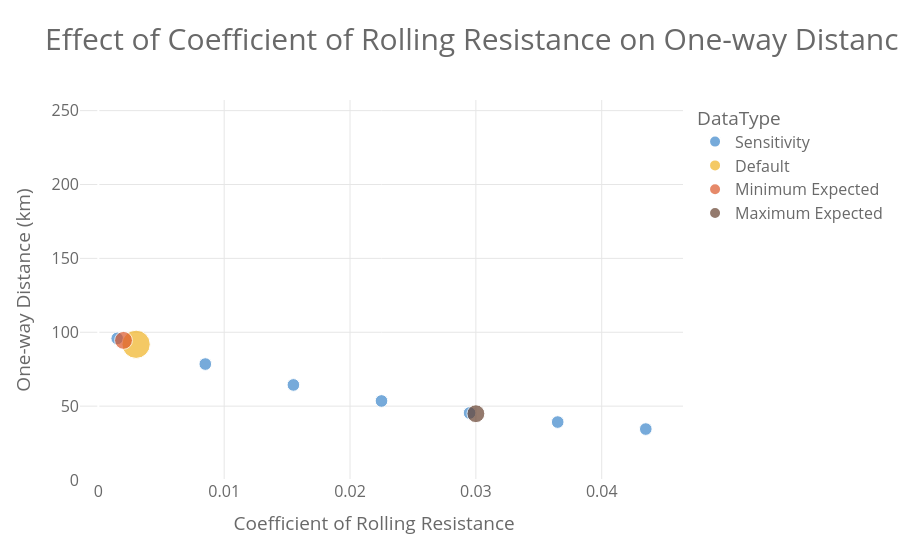
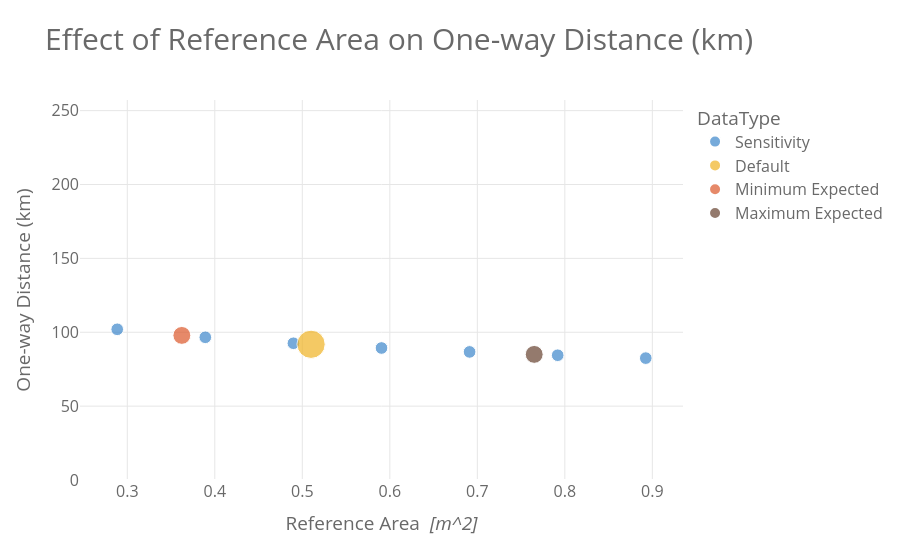
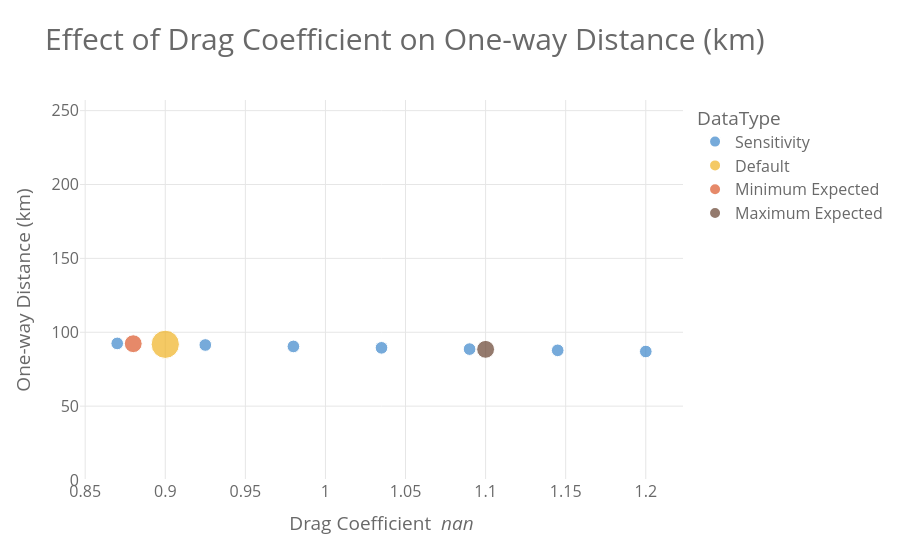
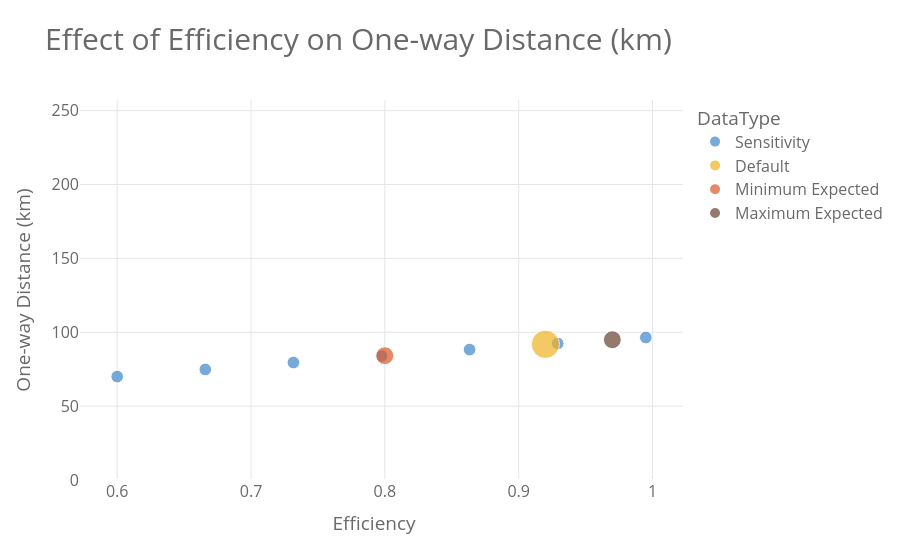

Notebook source saved alongside these figures, in order:
### Code cell
# for i in range(0, len(sens_df)):
primary_graph_value = "One-way Distance (km)"
max_plot_y = df_large[primary_graph_value].max() * 1.10
min_plot_y = df_large[primary_graph_value].min() * 0.0

graph_colours = [
    "#3D87CB",
    "#F0B323",
    "#DC582A",
    "#674230",
    "#3A913F",
    "#75787B",
]


for i in range(0, len(sens_df)):
    fig1 = px.scatter(
        full_result_dict[sens_df.iloc[i]["Short Name"]],
        x="Variable",
        y=primary_graph_value,
        color="DataType",
        color_discrete_sequence=graph_colours,
        size="MarkerSize",
        title=f"Effect of {sens_df.iloc[i]['Short Name']} on One-way Distance (km)",
        hover_data=[
            "Velocity Kgs",
            "Water Ration Kms",
            "Mean Trip Velocity",
            "Mean Loaded Velocity",
            "Mean Unloaded Velocity",
        ],
    ).update_layout(
        yaxis_title=primary_graph_value,
        xaxis_title=(
            f"{sens_df.iloc[i]['Short Name']}  <i>{sens_df.iloc[i]['Units']}</i>"
        ),
    )
    fig1.update_yaxes(range=[min_plot_y, max_plot_y])

    fig1 = pt.format_plotly_graphs(fig1)

    fig1.show()
    plot_dict[var_string] = fig1
    # filename_string = var_string + ".html"
    # plotly.offline.plot(fig1, filename=filename_string)

### Figure 1 — Plotly figure (JSON) as saved in the notebook; plotly's stock layout.template omitted (floating-point values rounded to 4 significant figures)
{"data": [{"customdata": [[145.2, 191.7, 3.811, 3.102, 6.058], [118.9, 156.9, 3.159, 2.51, 5.124], [97.5, 128.7, 2.619, 2.042, 4.259], [81.06, 107.0, 2.192, 1.693, 3.521], [68.73, 90.73, 1.866, 1.439, 2.931], [59.42, 78.43, 1.615, 1.251, 2.476], [52.24, 68.96, 1.421, 1.106, 2.128]], "hovertemplate": "DataType=Sensitivity<br>Variable=%{x}<br>One-way Distance (km)=%{y}<br>MarkerSize=%{marker.size}<br>Velocity Kgs=%{customdata[0]}<br>Water Ration Kms=%{customdata[1]}<br>Mean Trip Velocity=%{customdata[2]}<br>Mean Loaded Velocity=%{customdata[3]}<br>Mean Unloaded Velocity=%{customdata[4]}<extra></extra>", "legendgroup": "Sensitivity", "marker": {"color": "#3D87CB", "size": [10, 10, 10, 10, 10, 10, 10], "sizemode": "area", "sizeref": 0.125, "symbol": "circle"}, "mode": "markers", "name": "Sensitivity", "orientation": "v", "showlegend": true, "type": "scatter", "x": [0.0015, 0.0085, 0.0155, 0.0225, 0.0295, 0.0365, 0.0435], "xaxis": "x", "y": [95.84, 78.47, 64.35, 53.5, 45.36, 39.22, 34.48], "yaxis": "y"}, {"customdata": [[139.2, 183.7, 3.662, 2.965, 5.855]], "hovertemplate": "DataType=Default<br>Variable=%{x}<br>One-way Distance (km)=%{y}<br>MarkerSize=%{marker.size}<br>Velocity Kgs=%{customdata[0]}<br>Water Ration Kms=%{customdata[1]}<br>Mean Trip Velocity=%{customdata[2]}<br>Mean Loaded Velocity=%{customdata[3]}<br>Mean Unloaded Velocity=%{customdata[4]}<extra></extra>", "legendgroup": "Default", "marker": {"color": "#F0B323", "size": [50], "sizemode": "area", "sizeref": 0.125, "symbol": "circle"}, "mode": "markers", "name": "Default", "orientation": "v", "showlegend": true, "type": "scatter", "x": [0.003], "xaxis": "x", "y": [91.86], "yaxis": "y"}, {"customdata": [[143.2, 189.0, 3.761, 3.056, 5.99]], "hovertemplate": "DataType=Minimum Expected<br>Variable=%{x}<br>One-way Distance (km)=%{y}<br>MarkerSize=%{marker.size}<br>Velocity Kgs=%{customdata[0]}<br>Water Ration Kms=%{customdata[1]}<br>Mean Trip Velocity=%{customdata[2]}<br>Mean Loaded Velocity=%{customdata[3]}<br>Mean Unloaded Velocity=%{customdata[4]}<extra></extra>", "legendgroup": "Minimum Expected", "marker": {"color": "#DC582A", "size": [20], "sizemode": "area", "sizeref": 0.125, "symbol": "circle"}, "mode": "markers", "name": "Minimum Expected", "orientation": "v", "showlegend": true, "type": "scatter", "x": [0.002], "xaxis": "x", "y": [94.49], "yaxis": "y"}, {"customdata": [[67.98, 89.73, 1.846, 1.424, 2.894]], "hovertemplate": "DataType=Maximum Expected<br>Variable=%{x}<br>One-way Distance (km)=%{y}<br>MarkerSize=%{marker.size}<br>Velocity Kgs=%{customdata[0]}<br>Water Ration Kms=%{customdata[1]}<br>Mean Trip Velocity=%{customdata[2]}<br>Mean Loaded Velocity=%{customdata[3]}<br>Mean Unloaded Velocity=%{customdata[4]}<extra></extra>", "legendgroup": "Maximum Expected", "marker": {"color": "#674230", "size": [20], "sizemode": "area", "sizeref": 0.125, "symbol": "circle"}, "mode": "markers", "name": "Maximum Expected", "orientation": "v", "showlegend": true, "type": "scatter", "x": [0.03], "xaxis": "x", "y": [44.87], "yaxis": "y"}], "layout": {"font": {"color": "dimgrey", "size": 16}, "legend": {"itemsizing": "constant", "title": {"font": {"color": "dimgrey"}, "text": "DataType"}, "tracegroupgap": 0}, "paper_bgcolor": "white", "plot_bgcolor": "white", "title": {"font": {"color": "dimgrey", "size": 30}, "text": "Effect of Coefficient of Rolling Resistance on One-way Distance (km)"}, "xaxis": {"anchor": "y", "domain": [0, 1], "gridcolor": "#e6e6e6", "gridwidth": 1, "showgrid": true, "title": {"text": "Coefficient of Rolling Resistance  <i> </i>"}}, "yaxis": {"anchor": "x", "domain": [0, 1], "gridcolor": "#e6e6e6", "gridwidth": 1, "range": [0, 257.2], "showgrid": true, "title": {"text": "One-way Distance (km)"}}}}

### Figure 2 — Plotly figure (JSON) as saved in the notebook; plotly's stock layout.template omitted (floating-point values rounded to 4 significant figures)
{"data": [{"customdata": [[154.5, 204.0, 4.079, 3.272, 6.977], [146.3, 193.2, 3.857, 3.108, 6.365], [140.2, 185.1, 3.691, 2.986, 5.929], [135.4, 178.7, 3.559, 2.89, 5.594], [131.4, 173.4, 3.45, 2.811, 5.326], [128.0, 168.9, 3.357, 2.743, 5.104], [125.0, 165.0, 3.277, 2.685, 4.916]], "hovertemplate": "DataType=Sensitivity<br>Variable=%{x}<br>One-way Distance (km)=%{y}<br>MarkerSize=%{marker.size}<br>Velocity Kgs=%{customdata[0]}<br>Water Ration Kms=%{customdata[1]}<br>Mean Trip Velocity=%{customdata[2]}<br>Mean Loaded Velocity=%{customdata[3]}<br>Mean Unloaded Velocity=%{customdata[4]}<extra></extra>", "legendgroup": "Sensitivity", "marker": {"color": "#3D87CB", "size": [10, 10, 10, 10, 10, 10, 10], "sizemode": "area", "sizeref": 0.125, "symbol": "circle"}, "mode": "markers", "name": "Sensitivity", "orientation": "v", "showlegend": true, "type": "scatter", "x": [0.2885, 0.3892, 0.4898, 0.5905, 0.6912, 0.7918, 0.8925], "xaxis": "x", "y": [102.0, 96.59, 92.55, 89.35, 86.7, 84.45, 82.49], "yaxis": "y"}, {"customdata": [[139.2, 183.7, 3.662, 2.965, 5.855]], "hovertemplate": "DataType=Default<br>Variable=%{x}<br>One-way Distance (km)=%{y}<br>MarkerSize=%{marker.size}<br>Velocity Kgs=%{customdata[0]}<br>Water Ration Kms=%{customdata[1]}<br>Mean Trip Velocity=%{customdata[2]}<br>Mean Loaded Velocity=%{customdata[3]}<br>Mean Unloaded Velocity=%{customdata[4]}<extra></extra>", "legendgroup": "Default", "marker": {"color": "#F0B323", "size": [50], "sizemode": "area", "sizeref": 0.125, "symbol": "circle"}, "mode": "markers", "name": "Default", "orientation": "v", "showlegend": true, "type": "scatter", "x": [0.51], "xaxis": "x", "y": [91.86], "yaxis": "y"}, {"customdata": [[148.3, 195.7, 3.909, 3.147, 6.507]], "hovertemplate": "DataType=Minimum Expected<br>Variable=%{x}<br>One-way Distance (km)=%{y}<br>MarkerSize=%{marker.size}<br>Velocity Kgs=%{customdata[0]}<br>Water Ration Kms=%{customdata[1]}<br>Mean Trip Velocity=%{customdata[2]}<br>Mean Loaded Velocity=%{customdata[3]}<br>Mean Unloaded Velocity=%{customdata[4]}<extra></extra>", "legendgroup": "Minimum Expected", "marker": {"color": "#DC582A", "size": [20], "sizemode": "area", "sizeref": 0.125, "symbol": "circle"}, "mode": "markers", "name": "Minimum Expected", "orientation": "v", "showlegend": true, "type": "scatter", "x": [0.3623], "xaxis": "x", "y": [97.86], "yaxis": "y"}, {"customdata": [[128.8, 170.0, 3.381, 2.76, 5.159]], "hovertemplate": "DataType=Maximum Expected<br>Variable=%{x}<br>One-way Distance (km)=%{y}<br>MarkerSize=%{marker.size}<br>Velocity Kgs=%{customdata[0]}<br>Water Ration Kms=%{customdata[1]}<br>Mean Trip Velocity=%{customdata[2]}<br>Mean Loaded Velocity=%{customdata[3]}<br>Mean Unloaded Velocity=%{customdata[4]}<extra></extra>", "legendgroup": "Maximum Expected", "marker": {"color": "#674230", "size": [20], "sizemode": "area", "sizeref": 0.125, "symbol": "circle"}, "mode": "markers", "name": "Maximum Expected", "orientation": "v", "showlegend": true, "type": "scatter", "x": [0.765], "xaxis": "x", "y": [85.02], "yaxis": "y"}], "layout": {"font": {"color": "dimgrey", "size": 16}, "legend": {"itemsizing": "constant", "title": {"font": {"color": "dimgrey"}, "text": "DataType"}, "tracegroupgap": 0}, "paper_bgcolor": "white", "plot_bgcolor": "white", "title": {"font": {"color": "dimgrey", "size": 30}, "text": "Effect of Reference Area on One-way Distance (km)"}, "xaxis": {"anchor": "y", "domain": [0, 1], "gridcolor": "#e6e6e6", "gridwidth": 1, "showgrid": true, "title": {"text": "Reference Area  <i>[m^2]</i>"}}, "yaxis": {"anchor": "x", "domain": [0, 1], "gridcolor": "#e6e6e6", "gridwidth": 1, "range": [0, 257.2], "showgrid": true, "title": {"text": "One-way Distance (km)"}}}}

### Figure 3 — Plotly figure (JSON) as saved in the notebook; plotly's stock layout.template omitted (floating-point values rounded to 4 significant figures)
{"data": [{"customdata": [[140.1, 184.9, 3.686, 2.983, 5.917], [138.5, 182.8, 3.643, 2.951, 5.805], [137.0, 180.8, 3.602, 2.922, 5.702], [135.6, 178.9, 3.564, 2.894, 5.606], [134.2, 177.2, 3.528, 2.867, 5.516], [133.0, 175.5, 3.494, 2.842, 5.432], [131.8, 173.9, 3.461, 2.819, 5.353]], "hovertemplate": "DataType=Sensitivity<br>Variable=%{x}<br>One-way Distance (km)=%{y}<br>MarkerSize=%{marker.size}<br>Velocity Kgs=%{customdata[0]}<br>Water Ration Kms=%{customdata[1]}<br>Mean Trip Velocity=%{customdata[2]}<br>Mean Loaded Velocity=%{customdata[3]}<br>Mean Unloaded Velocity=%{customdata[4]}<extra></extra>", "legendgroup": "Sensitivity", "marker": {"color": "#3D87CB", "size": [10, 10, 10, 10, 10, 10, 10], "sizemode": "area", "sizeref": 0.125, "symbol": "circle"}, "mode": "markers", "name": "Sensitivity", "orientation": "v", "showlegend": true, "type": "scatter", "x": [0.87, 0.925, 0.98, 1.035, 1.09, 1.145, 1.2], "xaxis": "x", "y": [92.44, 91.38, 90.39, 89.46, 88.59, 87.76, 86.97], "yaxis": "y"}, {"customdata": [[139.2, 183.7, 3.662, 2.965, 5.855]], "hovertemplate": "DataType=Default<br>Variable=%{x}<br>One-way Distance (km)=%{y}<br>MarkerSize=%{marker.size}<br>Velocity Kgs=%{customdata[0]}<br>Water Ration Kms=%{customdata[1]}<br>Mean Trip Velocity=%{customdata[2]}<br>Mean Loaded Velocity=%{customdata[3]}<br>Mean Unloaded Velocity=%{customdata[4]}<extra></extra>", "legendgroup": "Default", "marker": {"color": "#F0B323", "size": [50], "sizemode": "area", "sizeref": 0.125, "symbol": "circle"}, "mode": "markers", "name": "Default", "orientation": "v", "showlegend": true, "type": "scatter", "x": [0.9], "xaxis": "x", "y": [91.86], "yaxis": "y"}, {"customdata": [[139.8, 184.5, 3.678, 2.977, 5.896]], "hovertemplate": "DataType=Minimum Expected<br>Variable=%{x}<br>One-way Distance (km)=%{y}<br>MarkerSize=%{marker.size}<br>Velocity Kgs=%{customdata[0]}<br>Water Ration Kms=%{customdata[1]}<br>Mean Trip Velocity=%{customdata[2]}<br>Mean Loaded Velocity=%{customdata[3]}<br>Mean Unloaded Velocity=%{customdata[4]}<extra></extra>", "legendgroup": "Minimum Expected", "marker": {"color": "#DC582A", "size": [20], "sizemode": "area", "sizeref": 0.125, "symbol": "circle"}, "mode": "markers", "name": "Minimum Expected", "orientation": "v", "showlegend": true, "type": "scatter", "x": [0.88], "xaxis": "x", "y": [92.24], "yaxis": "y"}, {"customdata": [[134.0, 176.9, 3.521, 2.863, 5.5]], "hovertemplate": "DataType=Maximum Expected<br>Variable=%{x}<br>One-way Distance (km)=%{y}<br>MarkerSize=%{marker.size}<br>Velocity Kgs=%{customdata[0]}<br>Water Ration Kms=%{customdata[1]}<br>Mean Trip Velocity=%{customdata[2]}<br>Mean Loaded Velocity=%{customdata[3]}<br>Mean Unloaded Velocity=%{customdata[4]}<extra></extra>", "legendgroup": "Maximum Expected", "marker": {"color": "#674230", "size": [20], "sizemode": "area", "sizeref": 0.125, "symbol": "circle"}, "mode": "markers", "name": "Maximum Expected", "orientation": "v", "showlegend": true, "type": "scatter", "x": [1.1], "xaxis": "x", "y": [88.43], "yaxis": "y"}], "layout": {"font": {"color": "dimgrey", "size": 16}, "legend": {"itemsizing": "constant", "title": {"font": {"color": "dimgrey"}, "text": "DataType"}, "tracegroupgap": 0}, "paper_bgcolor": "white", "plot_bgcolor": "white", "title": {"font": {"color": "dimgrey", "size": 30}, "text": "Effect of Drag Coefficient on One-way Distance (km)"}, "xaxis": {"anchor": "y", "domain": [0, 1], "gridcolor": "#e6e6e6", "gridwidth": 1, "showgrid": true, "title": {"text": "Drag Coefficient  <i>nan</i>"}}, "yaxis": {"anchor": "x", "domain": [0, 1], "gridcolor": "#e6e6e6", "gridwidth": 1, "range": [0, 257.2], "showgrid": true, "title": {"text": "One-way Distance (km)"}}}}

### Figure 4 — Plotly figure (JSON) as saved in the notebook; plotly's stock layout.template omitted (floating-point values rounded to 4 significant figures)
{"data": [{"customdata": [[106.0, 140.0, 2.803, 2.241, 4.962], [113.4, 149.7, 2.994, 2.4, 5.169], [120.4, 159.0, 3.177, 2.553, 5.363], [127.2, 167.9, 3.353, 2.701, 5.544], [133.7, 176.5, 3.522, 2.845, 5.715], [140.0, 184.9, 3.685, 2.985, 5.877], [146.1, 192.9, 3.842, 3.12, 6.031]], "hovertemplate": "DataType=Sensitivity<br>Variable=%{x}<br>One-way Distance (km)=%{y}<br>MarkerSize=%{marker.size}<br>Velocity Kgs=%{customdata[0]}<br>Water Ration Kms=%{customdata[1]}<br>Mean Trip Velocity=%{customdata[2]}<br>Mean Loaded Velocity=%{customdata[3]}<br>Mean Unloaded Velocity=%{customdata[4]}<extra></extra>", "legendgroup": "Sensitivity", "marker": {"color": "#3D87CB", "size": [10, 10, 10, 10, 10, 10, 10], "sizemode": "area", "sizeref": 0.125, "symbol": "circle"}, "mode": "markers", "name": "Sensitivity", "orientation": "v", "showlegend": true, "type": "scatter", "x": [0.6, 0.6658, 0.7317, 0.7975, 0.8633, 0.9292, 0.995], "xaxis": "x", "y": [69.99, 74.84, 79.49, 83.96, 88.27, 92.43, 96.45], "yaxis": "y"}, {"customdata": [[139.2, 183.7, 3.662, 2.965, 5.855]], "hovertemplate": "DataType=Default<br>Variable=%{x}<br>One-way Distance (km)=%{y}<br>MarkerSize=%{marker.size}<br>Velocity Kgs=%{customdata[0]}<br>Water Ration Kms=%{customdata[1]}<br>Mean Trip Velocity=%{customdata[2]}<br>Mean Loaded Velocity=%{customdata[3]}<br>Mean Unloaded Velocity=%{customdata[4]}<extra></extra>", "legendgroup": "Default", "marker": {"color": "#F0B323", "size": [50], "sizemode": "area", "sizeref": 0.125, "symbol": "circle"}, "mode": "markers", "name": "Default", "orientation": "v", "showlegend": true, "type": "scatter", "x": [0.92], "xaxis": "x", "y": [91.86], "yaxis": "y"}, {"customdata": [[127.5, 168.3, 3.36, 2.707, 5.551]], "hovertemplate": "DataType=Minimum Expected<br>Variable=%{x}<br>One-way Distance (km)=%{y}<br>MarkerSize=%{marker.size}<br>Velocity Kgs=%{customdata[0]}<br>Water Ration Kms=%{customdata[1]}<br>Mean Trip Velocity=%{customdata[2]}<br>Mean Loaded Velocity=%{customdata[3]}<br>Mean Unloaded Velocity=%{customdata[4]}<extra></extra>", "legendgroup": "Minimum Expected", "marker": {"color": "#DC582A", "size": [20], "sizemode": "area", "sizeref": 0.125, "symbol": "circle"}, "mode": "markers", "name": "Minimum Expected", "orientation": "v", "showlegend": true, "type": "scatter", "x": [0.8], "xaxis": "x", "y": [84.13], "yaxis": "y"}, {"customdata": [[143.8, 189.9, 3.783, 3.069, 5.973]], "hovertemplate": "DataType=Maximum Expected<br>Variable=%{x}<br>One-way Distance (km)=%{y}<br>MarkerSize=%{marker.size}<br>Velocity Kgs=%{customdata[0]}<br>Water Ration Kms=%{customdata[1]}<br>Mean Trip Velocity=%{customdata[2]}<br>Mean Loaded Velocity=%{customdata[3]}<br>Mean Unloaded Velocity=%{customdata[4]}<extra></extra>", "legendgroup": "Maximum Expected", "marker": {"color": "#674230", "size": [20], "sizemode": "area", "sizeref": 0.125, "symbol": "circle"}, "mode": "markers", "name": "Maximum Expected", "orientation": "v", "showlegend": true, "type": "scatter", "x": [0.97], "xaxis": "x", "y": [94.93], "yaxis": "y"}], "layout": {"font": {"color": "dimgrey", "size": 16}, "legend": {"itemsizing": "constant", "title": {"font": {"color": "dimgrey"}, "text": "DataType"}, "tracegroupgap": 0}, "paper_bgcolor": "white", "plot_bgcolor": "white", "title": {"font": {"color": "dimgrey", "size": 30}, "text": "Effect of Efficiency on One-way Distance (km)"}, "xaxis": {"anchor": "y", "domain": [0, 1], "gridcolor": "#e6e6e6", "gridwidth": 1, "showgrid": true, "title": {"text": "Efficiency  <i> </i>"}}, "yaxis": {"anchor": "x", "domain": [0, 1], "gridcolor": "#e6e6e6", "gridwidth": 1, "range": [0, 257.2], "showgrid": true, "title": {"text": "One-way Distance (km)"}}}}
